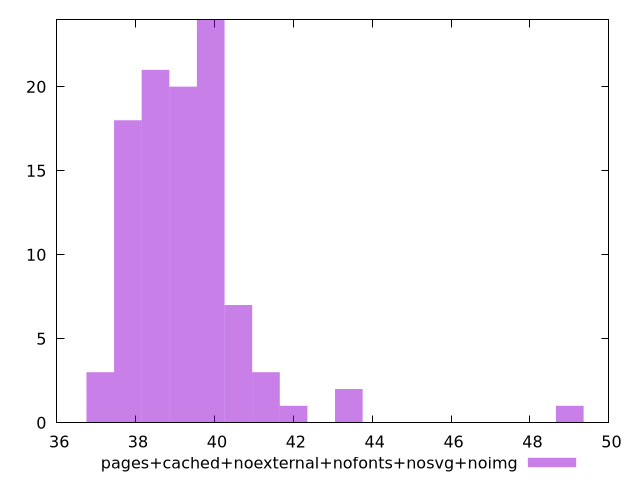

Generate this figure with gnuplot:
$_pagesCachedNoexternalNofontsNosvgNoimg <<EOF
39.20653946893751 20
37.80630591647545 18
38.50642269270648 21
39.906656245168534 24
41.30688979763058 3
40.606773021399555 7
37.106189140244425 3
43.407240126323664 2
42.00700657386161 1
49.008174336171884 1
EOF
set key outside below
set terminal pngcairo
set output "report_00006_2020-11-02T20-21-41.718Z/bootup-time/pages+cached+noexternal+nofonts+nosvg+noimg//raw_hist.png"
set yrange [0:24]
set boxwidth 0.7001167762310269
set style fill transparent solid 0.5 noborder
plot $_pagesCachedNoexternalNofontsNosvgNoimg title "pages+cached+noexternal+nofonts+nosvg+noimg" with boxes ,
